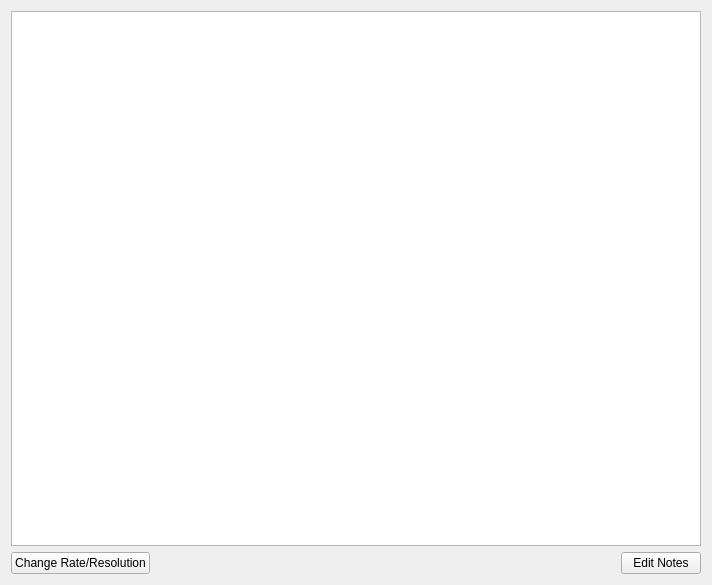
<?xml version="1.0" encoding="UTF-8"?>
<ui version="4.0">
 <class>ProjectPropertiesWidget</class>
 <widget class="QWidget" name="ProjectPropertiesWidget">
  <property name="geometry">
   <rect>
    <x>0</x>
    <y>0</y>
    <width>712</width>
    <height>585</height>
   </rect>
  </property>
  <property name="windowTitle">
   <string>Project Properties</string>
  </property>
  <layout class="QVBoxLayout" name="verticalLayout">
   <item>
    <widget class="QTextBrowser" name="_propertiesBrowser">
     <property name="lineWidth">
      <number>2</number>
     </property>
    </widget>
   </item>
   <item>
    <layout class="QHBoxLayout" name="horizontalLayout">
     <item>
      <widget class="QPushButton" name="_changeRateButton">
       <property name="enabled">
        <bool>true</bool>
       </property>
       <property name="text">
        <string>Change Rate/Resolution</string>
       </property>
      </widget>
     </item>
     <item>
      <spacer name="horizontalSpacer">
       <property name="orientation">
        <enum>Qt::Horizontal</enum>
       </property>
       <property name="sizeHint" stdset="0">
        <size>
         <width>40</width>
         <height>20</height>
        </size>
       </property>
      </spacer>
     </item>
     <item>
      <widget class="QPushButton" name="_editNotesButton">
       <property name="text">
        <string>Edit Notes</string>
       </property>
      </widget>
     </item>
    </layout>
   </item>
  </layout>
 </widget>
 <resources/>
 <connections>
  <connection>
   <sender>_changeRateButton</sender>
   <signal>clicked()</signal>
   <receiver>ProjectPropertiesWidget</receiver>
   <slot>set_video_scale_parameters()</slot>
   <hints>
    <hint type="sourcelabel">
     <x>100</x>
     <y>417</y>
    </hint>
    <hint type="destinationlabel">
     <x>355</x>
     <y>232</y>
    </hint>
   </hints>
  </connection>
  <connection>
   <sender>_editNotesButton</sender>
   <signal>clicked()</signal>
   <receiver>ProjectPropertiesWidget</receiver>
   <slot>edit_notes()</slot>
   <hints>
    <hint type="sourcelabel">
     <x>641</x>
     <y>553</y>
    </hint>
    <hint type="destinationlabel">
     <x>355</x>
     <y>292</y>
    </hint>
   </hints>
  </connection>
 </connections>
</ui>
